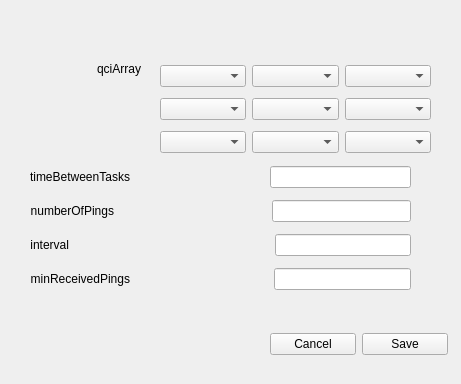
<?xml version="1.0" encoding="UTF-8"?>
<ui version="4.0">
 <class>AddSyncedPingForm</class>
 <widget class="QWidget" name="AddSyncedPingForm">
  <property name="geometry">
   <rect>
    <x>0</x>
    <y>0</y>
    <width>461</width>
    <height>384</height>
   </rect>
  </property>
  <property name="windowTitle">
   <string>Form</string>
  </property>
  <widget class="QWidget" name="layoutWidget">
   <property name="geometry">
    <rect>
     <x>30</x>
     <y>160</y>
     <width>381</width>
     <height>136</height>
    </rect>
   </property>
   <layout class="QVBoxLayout" name="verticalLayout">
    <item>
     <layout class="QHBoxLayout" name="horizontalLayout">
      <item>
       <widget class="QLabel" name="lbl_timeBetweenTasks">
        <property name="text">
         <string>timeBetweenTasks</string>
        </property>
        <property name="alignment">
         <set>Qt::AlignRight|Qt::AlignTrailing|Qt::AlignVCenter</set>
        </property>
       </widget>
      </item>
      <item>
       <spacer name="horizontalSpacer">
        <property name="orientation">
         <enum>Qt::Horizontal</enum>
        </property>
        <property name="sizeType">
         <enum>QSizePolicy::Fixed</enum>
        </property>
        <property name="sizeHint" stdset="0">
         <size>
          <width>134</width>
          <height>20</height>
         </size>
        </property>
       </spacer>
      </item>
      <item>
       <widget class="QLineEdit" name="tet_timeBetweenTasks"/>
      </item>
     </layout>
    </item>
    <item>
     <layout class="QHBoxLayout" name="horizontalLayout_2">
      <item>
       <widget class="QLabel" name="lbl_numberOfPings">
        <property name="text">
         <string>numberOfPings</string>
        </property>
        <property name="alignment">
         <set>Qt::AlignRight|Qt::AlignTrailing|Qt::AlignVCenter</set>
        </property>
       </widget>
      </item>
      <item>
       <spacer name="horizontalSpacer_2">
        <property name="orientation">
         <enum>Qt::Horizontal</enum>
        </property>
        <property name="sizeType">
         <enum>QSizePolicy::Fixed</enum>
        </property>
        <property name="sizeHint" stdset="0">
         <size>
          <width>152</width>
          <height>20</height>
         </size>
        </property>
       </spacer>
      </item>
      <item>
       <widget class="QLineEdit" name="tet_numberOfPings"/>
      </item>
     </layout>
    </item>
    <item>
     <layout class="QHBoxLayout" name="horizontalLayout_3">
      <item>
       <widget class="QLabel" name="lbl_interval">
        <property name="text">
         <string>interval</string>
        </property>
        <property name="alignment">
         <set>Qt::AlignRight|Qt::AlignTrailing|Qt::AlignVCenter</set>
        </property>
       </widget>
      </item>
      <item>
       <spacer name="horizontalSpacer_3">
        <property name="orientation">
         <enum>Qt::Horizontal</enum>
        </property>
        <property name="sizeType">
         <enum>QSizePolicy::Fixed</enum>
        </property>
        <property name="sizeHint" stdset="0">
         <size>
          <width>200</width>
          <height>20</height>
         </size>
        </property>
       </spacer>
      </item>
      <item>
       <widget class="QLineEdit" name="tet_interval"/>
      </item>
     </layout>
    </item>
    <item>
     <layout class="QHBoxLayout" name="horizontalLayout_4">
      <item>
       <widget class="QLabel" name="lbl_minReceivedPings">
        <property name="text">
         <string>minReceivedPings</string>
        </property>
        <property name="alignment">
         <set>Qt::AlignRight|Qt::AlignTrailing|Qt::AlignVCenter</set>
        </property>
       </widget>
      </item>
      <item>
       <spacer name="horizontalSpacer_4">
        <property name="orientation">
         <enum>Qt::Horizontal</enum>
        </property>
        <property name="sizeType">
         <enum>QSizePolicy::Fixed</enum>
        </property>
        <property name="sizeHint" stdset="0">
         <size>
          <width>138</width>
          <height>20</height>
         </size>
        </property>
       </spacer>
      </item>
      <item>
       <widget class="QLineEdit" name="tet_minReceivedPings"/>
      </item>
     </layout>
    </item>
   </layout>
  </widget>
  <widget class="QWidget" name="layoutWidget2">
   <property name="geometry">
    <rect>
     <x>270</x>
     <y>330</y>
     <width>178</width>
     <height>29</height>
    </rect>
   </property>
   <layout class="QHBoxLayout" name="horizontalLayout_6">
    <item>
     <widget class="QPushButton" name="bt_cancel">
      <property name="text">
       <string>Cancel</string>
      </property>
     </widget>
    </item>
    <item>
     <widget class="QPushButton" name="bt_save">
      <property name="text">
       <string>Save</string>
      </property>
     </widget>
    </item>
   </layout>
  </widget>
  <widget class="QWidget" name="layoutWidget3">
   <property name="geometry">
    <rect>
     <x>160</x>
     <y>60</y>
     <width>271</width>
     <height>101</height>
    </rect>
   </property>
   <layout class="QVBoxLayout" name="verticalLayout_3">
    <item>
     <layout class="QHBoxLayout" name="horizontalLayout_8">
      <item>
       <widget class="QComboBox" name="qci1">
        <property name="mouseTracking">
         <bool>true</bool>
        </property>
        <property name="editable">
         <bool>false</bool>
        </property>
       </widget>
      </item>
      <item>
       <widget class="QComboBox" name="qci2"/>
      </item>
      <item>
       <widget class="QComboBox" name="qci3"/>
      </item>
     </layout>
    </item>
    <item>
     <layout class="QHBoxLayout" name="horizontalLayout_7">
      <item>
       <widget class="QComboBox" name="qci4"/>
      </item>
      <item>
       <widget class="QComboBox" name="qci5"/>
      </item>
      <item>
       <widget class="QComboBox" name="qci6"/>
      </item>
     </layout>
    </item>
    <item>
     <layout class="QHBoxLayout" name="horizontalLayout_5">
      <item>
       <widget class="QComboBox" name="qci7"/>
      </item>
      <item>
       <widget class="QComboBox" name="qci8"/>
      </item>
      <item>
       <widget class="QComboBox" name="qci9"/>
      </item>
     </layout>
    </item>
   </layout>
  </widget>
  <widget class="QWidget" name="layoutWidget4">
   <property name="geometry">
    <rect>
     <x>30</x>
     <y>62</y>
     <width>111</width>
     <height>91</height>
    </rect>
   </property>
   <layout class="QVBoxLayout" name="verticalLayout_2">
    <item>
     <widget class="QLabel" name="lbl_qciArray">
      <property name="text">
       <string>qciArray</string>
      </property>
      <property name="alignment">
       <set>Qt::AlignRight|Qt::AlignTrailing|Qt::AlignVCenter</set>
      </property>
     </widget>
    </item>
    <item>
     <spacer name="verticalSpacer">
      <property name="orientation">
       <enum>Qt::Vertical</enum>
      </property>
      <property name="sizeHint" stdset="0">
       <size>
        <width>20</width>
        <height>40</height>
       </size>
      </property>
     </spacer>
    </item>
   </layout>
  </widget>
 </widget>
 <resources/>
 <connections/>
</ui>
